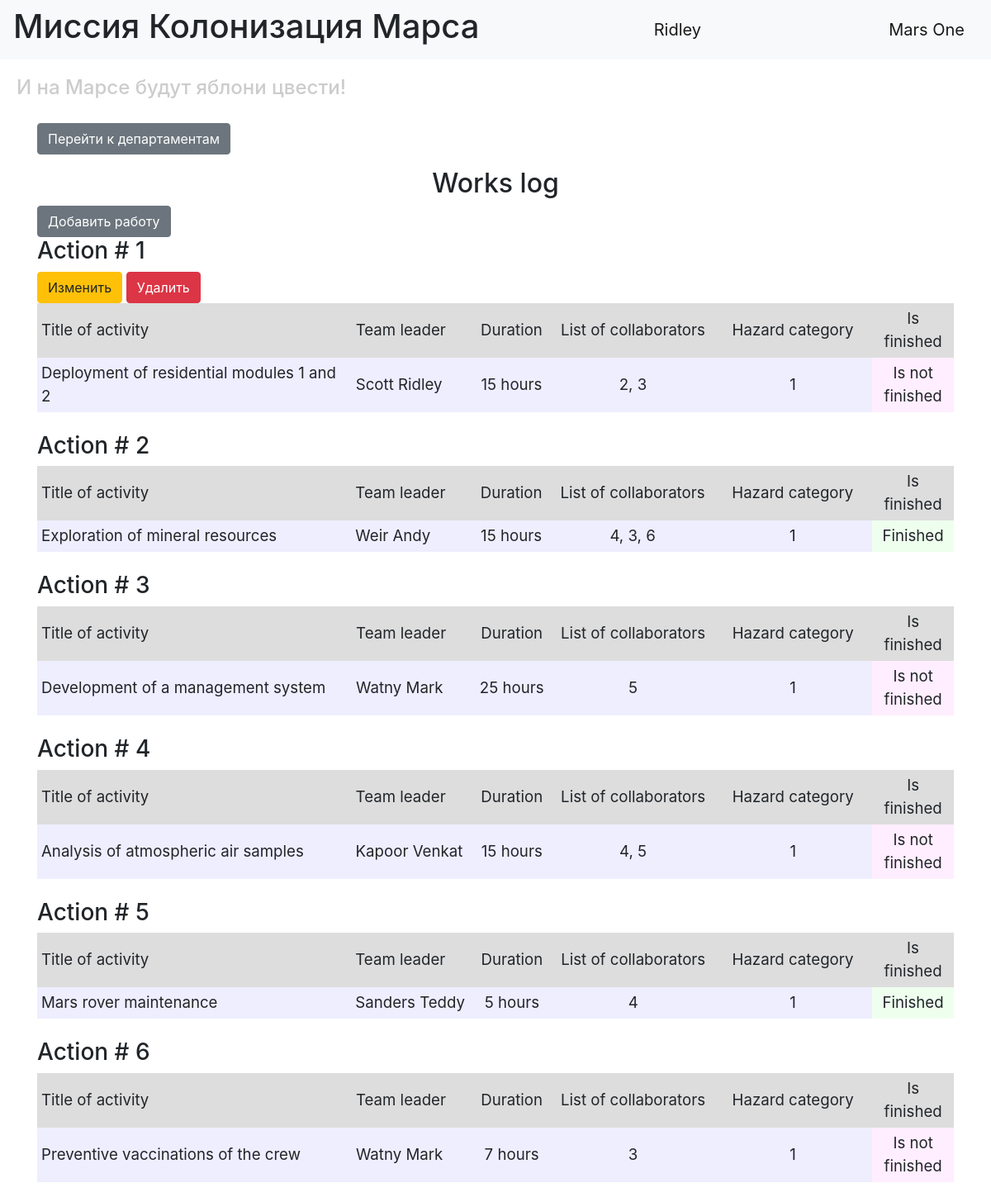
The page / (signed in) on the database its author committed.
### backend/data/users.py (models this page shows, shortened)
class User(SqlAlchemyBase, UserMixin):
    __tablename__ = "users"
    id = sqlalchemy.Column(sqlalchemy.Integer, primary_key=True, autoincrement=True)
    surname = sqlalchemy.Column(sqlalchemy.String, nullable=True)
    name = sqlalchemy.Column(sqlalchemy.String, nullable=True)
    age = sqlalchemy.Column(sqlalchemy.Integer, nullable=True)
    position = sqlalchemy.Column(sqlalchemy.String, nullable=True)
    speciality = sqlalchemy.Column(sqlalchemy.String, nullable=True)
    address = sqlalchemy.Column(sqlalchemy.String, nullable=True)
    email = sqlalchemy.Column(sqlalchemy.String, index=True, unique=True, nullable=True)
    hashed_password = sqlalchemy.Column(sqlalchemy.String, nullable=True)
    modified_date = sqlalchemy.Column(
        sqlalchemy.DateTime, default=datetime.datetime.now
    )
    jobs = relationship("Jobs", back_populates="user")
    departaments = relationship("Departament", back_populates="user")

### backend/data/jobs.py (models this page shows)
class Jobs(SqlAlchemyBase):
    __tablename__ = "jobs"
    id = sqlalchemy.Column(sqlalchemy.Integer, primary_key=True, autoincrement=True)
    job = sqlalchemy.Column(sqlalchemy.String, nullable=True)
    work_size = sqlalchemy.Column(sqlalchemy.Integer, nullable=True, default=0)
    collaborators = sqlalchemy.Column(sqlalchemy.String, nullable=True)
    start_date = sqlalchemy.Column(sqlalchemy.DateTime, default=datetime.datetime.now)
    end_date = sqlalchemy.Column(sqlalchemy.DateTime, default=datetime.datetime.now)
    is_finished = sqlalchemy.Column(sqlalchemy.Boolean, default=True)
    team_leader = sqlalchemy.Column(
        sqlalchemy.Integer, sqlalchemy.ForeignKey("users.id")
    )
    type = sqlalchemy.Column(sqlalchemy.Integer, sqlalchemy.ForeignKey("jobs_type.id"))
    user = orm.relationship("User")
    jobs_type = orm.relationship("JobsType")

### main.py (the view)
@app.route("/")
def index():
    session = db_session.create_session()
    jobs = session.query(Jobs).all()
    users = session.query(User).all()
    names = {name.id: (name.surname, name.name) for name in users}
    return render_template("index.html", jobs=jobs, names=names, title="Список работ")

### backend/data/db_session.py (called while the page is built)
def create_session() -> Session:
    global __factory
    return __factory()

### main.py (called while the page is built)
@login_manager.user_loader
def load_user(user_id):
    db_sess = db_session.create_session()
    return db_sess.get(User, user_id)

### templates/index.html (shortened to what this page needs)
{% extends "base.html" %}
{% block content %}
<p>
    <a href="/departaments" class="btn btn-secondary">
        Перейти к департаментам
    </a>
</p>
<h2 align="center">Works log</h2>
{% if current_user.is_authenticated %}
    <a href="jobs" class="btn btn-secondary">Добавить работу</a>
{% endif %}
{% for job in jobs %}
<h3>Action # {{ job.id }}</h3>
<div class="table_container">
    <table class="my_table">
        <tr class="my_row">
            <td class="title" width="400px" bgcolor="#dddddd">Title of activity</td>
            <td class="title" width="150px" bgcolor="#dddddd">Team leader</td>
            <td class="title" width="100px" bgcolor="#dddddd" align="center">Duration</td>
            <td class="title" width="200px" bgcolor="#dddddd" align="center">List of collaborators</td>
            <td class="title" width="200px" bgcolor="#dddddd" align="center">Hazard category</td>
            <td class="title" width="100px" bgcolor="#dddddd" align="center">Is finished</td>
        </tr>
        <tr class="my_row">
            <td class="ordinary" bgcolor="#eeeeff">{{ job.job.capitalize() }}</td>
            <td class="ordinary" bgcolor="#eeeeff">{{ names[job.team_leader][0] }} {{ names[job.team_leader][1] }}</td>
            <td class="ordinary" bgcolor="#eeeeff" align="center">{{ job.work_size }} hours</td>
            <td class="ordinary" bgcolor="#eeeeff" align="center">{{ job.collaborators }}</td>
            <td class="ordinary" bgcolor="#eeeeff" align="center">{{ job.type }}</td>
            {% if job.is_finished %}
            <td class="ordinary" bgcolor="#eeffee" align="center">Finished</td>
            {% else %}
            <td class="ordinary" bgcolor="#ffeeff" align="center">Is not finished</td>
            {% endif %}
        </tr>
        <tr>
            {% if current_user.is_authenticated and current_user == job.user %}
                <div>
                    <a href="/jobs/{{ job.id }}" class="btn btn-warning">
                        Изменить
                    </a>
                    <a href="/jobs_delete/{{ job.id }}" class="btn btn-danger">
                        Удалить
                    </a>
                </div>
            {% endif %}
        </tr>
    </table>
</div>
<br>
{% endfor %}
{% endblock %}

### templates/base.html (shortened to what this page needs)
<!DOCTYPE html>
<html lang="en">
<head>
    <link rel="stylesheet" href="https://stackpath.bootstrapcdn.com/bootstrap/4.4.1/css/bootstrap.min.css">
    <link rel="stylesheet" type="text/css" href="../static/css/style.css" />
</head>
  <body>
    <header>
      <nav class="navbar navbar-light bg-light">
          <h1>Миссия Колонизация Марса</h1>
          {% if current_user.is_authenticated %}
              <a class="navbar-brand" href="/logout">{{ current_user.name }}</a>
          {% else %}
              <p>
                  <a class="btn btn-primary " href="/register">Зарегистрироваться</a>
                  <a class="btn btn-success" href="/login">Войти</a>
              </p>
          {% endif %}
        <a class="navbar-brand" href="#">Mars One</a>
      </nav>
        <h4>И на Марсе будут яблони цвести!</h4>
    </header>
    <main role="main" class="container">
        {% block content %}{% endblock %}
    </main>
  </body>
</html>

### static/css/style.css (style rules this page uses)
td.title { background-color: "#dddddd"; text-align: "center"; font-size: 14pt; padding: 5px; }
td.ordinary { background-color: "#eeeeff"; text-align: "center"; font-size: 14pt; padding: 5px; }
h4 { color: #cccccc; padding: 20px; }
p { font-size: 14pt; }

### rows shown on the page
User: name "Ridley"
Jobs: id "1", job "Deployment of residential modules 1 and 2", team_leader.surname "Scott", team_leader.name "Ridley", work_size "15", collaborators "2, 3", type "1", is_finished "Is not finished"
Jobs: id "2", job "Exploration of mineral resources", team_leader.surname "Weir", team_leader.name "Andy", work_size "15", collaborators "4, 3, 6", type "1", is_finished "Finished"
Jobs: id "3", job "Development of a management system", team_leader.surname "Watny", team_leader.name "Mark", work_size "25", collaborators "5", type "1", is_finished "Is not finished"
Jobs: id "4", job "Analysis of atmospheric air samples", team_leader.surname "Kapoor", team_leader.name "Venkat", work_size "15", collaborators "4, 5", type "1", is_finished "Is not finished"
Jobs: id "5", job "Mars rover maintenance", team_leader.surname "Sanders", team_leader.name "Teddy", work_size "5", collaborators "4", type "1", is_finished "Finished"
Jobs: id "6", job "Preventive vaccinations of the crew", team_leader.surname "Watny", team_leader.name "Mark", work_size "7", collaborators "3", type "1", is_finished "Is not finished"
